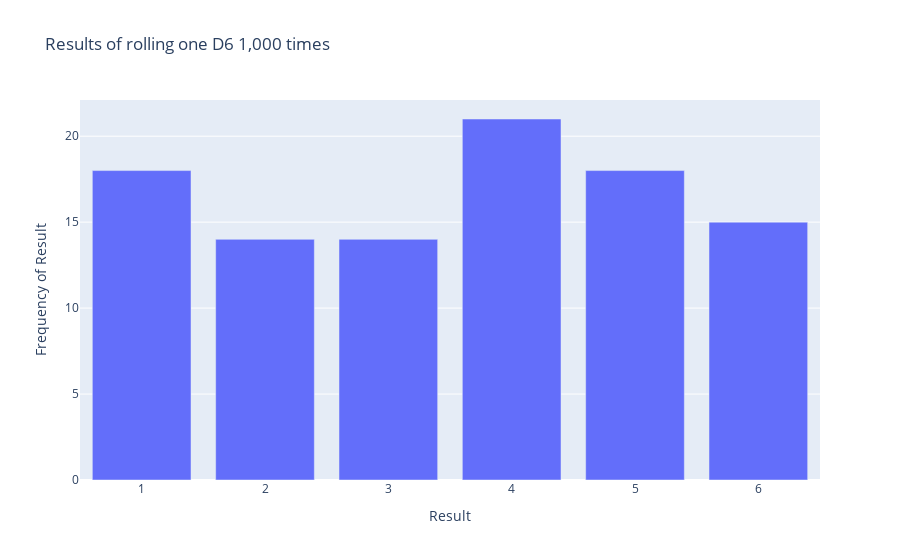

The cell this chart's notebook holds for it:
### Code cell
import plotly.express as px

title = "Results of rolling one D6 1,000 times"
labels = {"x": "Result", "y": "Frequency of Result"}
fig = px.bar(x=poss_results, y=frequencies, title=title, labels=labels)



fig.show()

### Figure 1 — Plotly figure (JSON) as saved in the notebook; plotly's stock layout.template omitted (floating-point values rounded to 4 significant figures)
{"data": [{"alignmentgroup": "True", "hovertemplate": "Result=%{x}<br>Frequency of Result=%{y}<extra></extra>", "legendgroup": "", "marker": {"color": "#636efa", "pattern": {"shape": ""}}, "name": "", "offsetgroup": "", "orientation": "v", "showlegend": false, "textposition": "auto", "x": [1, 2, 3, 4, 5, 6], "xaxis": "x", "y": [18, 14, 14, 21, 18, 15], "yaxis": "y", "type": "bar"}], "layout": {"xaxis": {"anchor": "y", "domain": [0.0, 1.0], "title": {"text": "Result"}}, "yaxis": {"anchor": "x", "domain": [0.0, 1.0], "title": {"text": "Frequency of Result"}}, "legend": {"tracegroupgap": 0}, "title": {"text": "Results of rolling one D6 1,000 times"}, "barmode": "relative"}}
